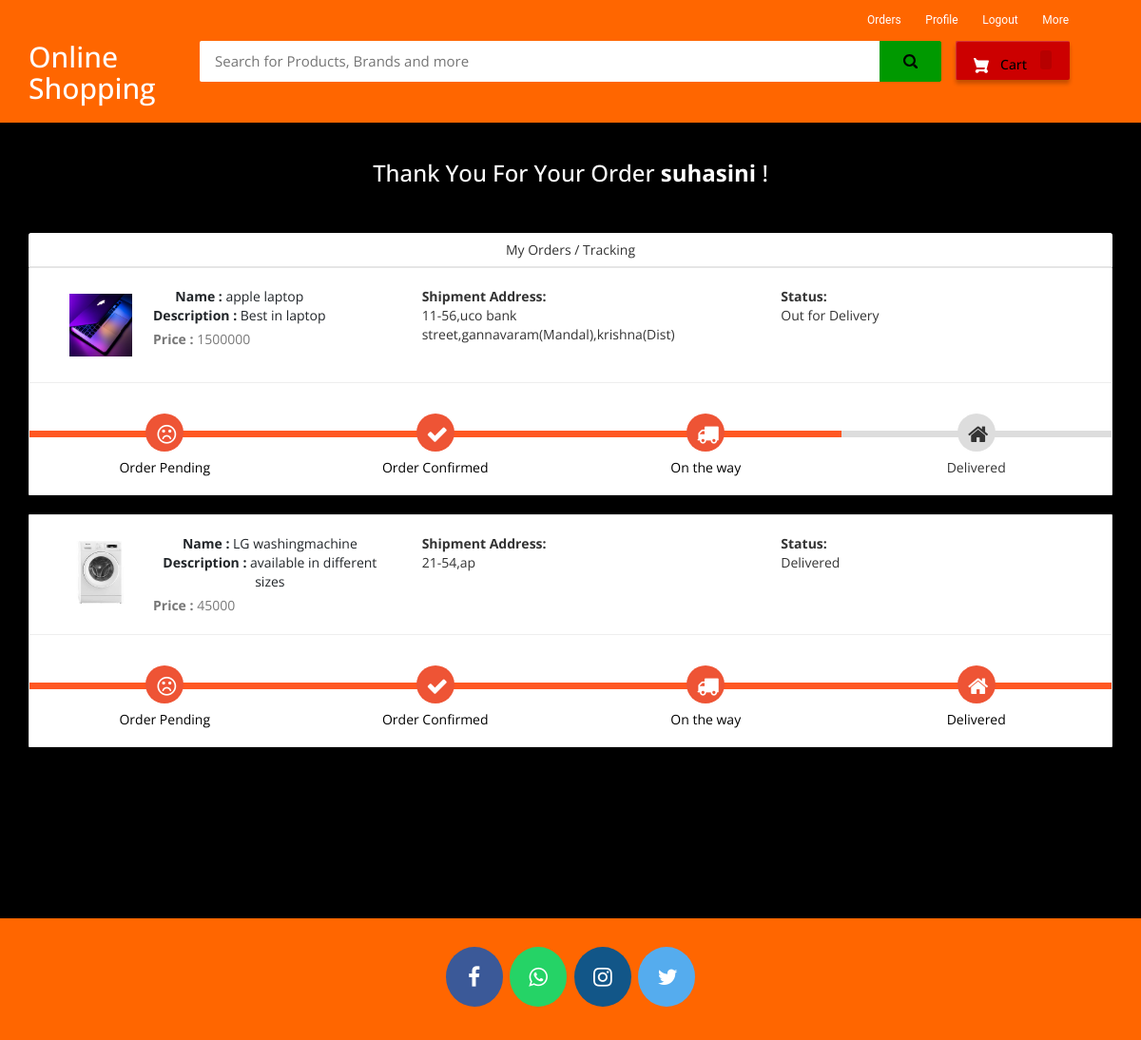
The app's page /my-order (signed in) with its own data.
### ecom/models.py (models this page shows, shortened)
class Product(models.Model):
    name=models.CharField(max_length=40)
    product_image= models.ImageField(upload_to='product_image/',null=True,blank=True)
    price = models.PositiveIntegerField()
    description=models.CharField(max_length=40)

class Orders(models.Model):
    STATUS =(
        ('Pending','Pending'),
        ('Order Confirmed','Order Confirmed'),
        ('Out for Delivery','Out for Delivery'),
        ('Delivered','Delivered'),
    )
    customer=models.ForeignKey('Customer', on_delete=models.CASCADE,null=True)
    product=models.ForeignKey('Product',on_delete=models.CASCADE,null=True)
    email = models.CharField(max_length=50,null=True)
    address = models.CharField(max_length=500,null=True)
    mobile = models.CharField(max_length=20,null=True)
    order_date= models.DateField(auto_now_add=True,null=True)
    status=models.CharField(max_length=50,null=True,choices=STATUS)

### ecom/views.py (the view)
# urls.py: path('my-order', views.my_order_view,name='my-order'),
@login_required(login_url='customerlogin')
@user_passes_test(is_customer)
def my_order_view(request):
    customer=models.Customer.objects.get(user_id=request.user.id)
    orders=models.Orders.objects.all().filter(customer_id = customer)
    ordered_products=[]
    for order in orders:
        ordered_product=models.Product.objects.all().filter(id=order.product.id)
        ordered_products.append(ordered_product)
    return render(request,'ecom/my_order.html',{'data':zip(ordered_products,orders)})

### ecom/views.py (called while the page is built)
def is_customer(user):
    return user.groups.filter(name='CUSTOMER').exists()

### templates/ecom/my_order.html (shortened to what this page needs)
{% extends 'ecom/customer_base.html' %}
{% load static %}
{% block content %}
<br>
<h3 style="text-align:center; color: white;">Thank You For Your Order  <strong>{{request.user}}</strong> !</h3> <br><br>
<div class="container">
    <header class="card-header" style="text-align:center;"> My Orders / Tracking </header>
    {% for products,order in data %}
    <article class="card">
        <div class="card-body">
            <ul class="row" style="margin-left:20px;margin-top:20px;">
                <li class="col-md-4">
                  <figure class="itemside mb-3">
                    {%for product in products%}
                      <div class="aside"><img src="{% static product.product_image.url %}" class="img-sm border"></div>
                      <figcaption class="info align-self-center">
                          <p class="title"><strong>Name : </strong>{{product.name}} <br> <strong>Description : </strong>{{product.description}}</p> <span class="text-muted"><strong>Price : </strong>{{product.price}} </span>
                      </figcaption>
                  </figure>
                </li>
                <li class="col-md-4">
                    <div class="col"> <strong>Shipment Address:</strong> <br> {{order.address}}</div>
                </li>
                <li class="col-md-4">
                    <div class="col"> <strong>Status:</strong> <br> {{order.status}} </div> <br>
                </li>
                {%endfor%}
            </ul>
            <hr>
            <div class="track">
                {%if order.status == 'Pending' %}
                <div class="step active"> <span class="icon"> <i style="padding-top:5px; padding-right:20px;" class="fa fa-frown-o"></i> </span> <span class="text">Order Pending</span> </div>
                <div class="step "> <span class="icon"> <i style="padding-top:5px; padding-right:20px;" class="fa fa-check"></i> </span> <span class="text"> Order Confirmed</span> </div>
                <div class="step "> <span class="icon"> <i style="padding-top:5px; padding-right:20px;" class="fa fa-truck"></i> </span> <span class="text"> On the way </span> </div>
                <div class="step "> <span class="icon"> <i style="padding-top:5px; padding-right:20px;" class="fa fa-home"></i> </span> <span class="text">Delivered</span> </div>
                {%elif order.status == 'Out for Delivery'%}
                <div class="step active"> <span class="icon"> <i style="padding-top:5px; padding-right:20px;" class="fa fa-frown-o"></i> </span> <span class="text">Order Pending</span> </div>
                <div class="step active"> <span class="icon"> <i style="padding-top:5px; padding-right:20px;" class="fa fa-check"></i> </span> <span class="text"> Order Confirmed</span> </div>
                <div class="step active"> <span class="icon"> <i style="padding-top:5px; padding-right:20px;" class="fa fa-truck"></i> </span> <span class="text"> On the way </span> </div>
                <div class="step "> <span class="icon"> <i style="padding-top:5px; padding-right:20px;" class="fa fa-home"></i> </span> <span class="text">Delivered</span> </div>
                {%else%}
                <div class="step active"> <span class="icon"> <i style="padding-top:5px; padding-right:20px;" class="fa fa-frown-o"></i> </span> <span class="text">Order Pending</span> </div>
                <div class="step active"> <span class="icon"> <i style="padding-top:5px; padding-right:20px;" class="fa fa-check"></i> </span> <span class="text"> Order Confirmed</span> </div>
                <div class="step active"> <span class="icon"> <i style="padding-top:5px; padding-right:20px;" class="fa fa-truck"></i> </span> <span class="text"> On the way </span> </div>
                <div class="step active"> <span class="icon"> <i style="padding-top:5px; padding-right:20px;" class="fa fa-home"></i> </span> <span class="text">Delivered</span> </div>
                {%endif%}
            </div>
        </div>
    </article><br>
    {%endfor%}
</div>
<br><br><br><br><br>
{% endblock content %}

### templates/ecom/customer_base.html (shortened to what this page needs)
<html>
{% load static %}
<head>
<link rel="stylesheet" href="https://maxcdn.bootstrapcdn.com/bootstrap/3.3.0/css/bootstrap.min.css">
<link rel="stylesheet" href="https://maxcdn.bootstrapcdn.com/font-awesome/4.7.0/css/font-awesome.min.css">
</head>
<body>
<div id="navbar">
    <div class="container">
        <div class="row row1">
            <ul class="largenav pull-right">
                <li class="upper-links"><a class="links" href="/my-order">Orders</a></li>
                <li class="upper-links"><a class="links" href="/my-profile">Profile</a></li>
                  <li class="upper-links"><a class="links" href="/logout">Logout</a></li>
                <li class="upper-links dropdown"><a class="links" href="">More</a>
                </li>
            </ul>
        </div>
        <div class="row row2">
            <div class="col-sm-2">
                <h2 style="margin:0px;"><a style="text-decoration:none; color:white;" href="/"><span class="largenav">Online Shopping </span></a></h2>
            </div>
            <div class="navbar-search smallsearch col-sm-8 col-xs-11">
              <form  action="/search" method="get">
                <div class="row"> <input class="navbar-input col-xs-11" type="search" placeholder="Search for Products, Brands and more" name="query" id="query">
                  <button class="navbar-button col-xs-1" type="submit">
                  </button>
                </div>
              </form>
            </div>
            <div class="cart1 largenav col-sm-2"> <a class="cart-button" href="/cart">  Cart <span class="item-number ">{{ product_count_in_cart }}</span> </a> </div>
        </div>
    </div>
</div>
{% block content %}
{% endblock content %}
<br><br><br>
<footer>
  <p>
    <a id="ftr" href="#" class="fa fa-facebook"></a>
    <a id="ftr" href="#" class="fa fa-whatsapp"></a>
    <a id="ftr" href="#" class="fa fa-instagram"></a>
    <a id="ftr" href="#" class="fa fa-twitter"></a>
  </p>
  <br>
</footer>
</body>
</html>

### templates/ecom/customer_base.html (style rules this page uses)
body { background-color: #ebe0e0 }
#navbar { background-color: #ff6600; color: black; }
.row1 { padding-top: 10px; padding-right: 50px }
.row2 { padding-bottom: 20px }
.navbar-input { padding: 11px 16px; border-radius: 2px 0 0 2px; border: 0 none; outline: 0 none; font-size: 15px }
.navbar-button { background-color: #009900; border: 1px solid #009900; border-radius: 0 2px 2px 0; color: #565656; padding: 10px 0; height: 43px; cursor: pointer }
.cart-button { background-color: #cc0000; box-shadow: 0 4px 4px 0 rgba(0, 0, 0, .23), inset 1px 1px 0 0 hsla(0, 0%, 100%, .2); padding: 10px 0; text-align: center; height: 41px; border-radius: 2px; font-weight: 500; width: 120px; display: inline-block; color: #FFFFFF; text-decoration: none; color: inherit; border: none; outline: none }
.cart-svg { display: inline-block; width: 16px; height: 16px; vertical-align: middle; margin-right: 8px }
.item-number { border-radius: 3px; background-color: rgba(0, 0, 0, .1); height: 20px; padding: 3px 6px; font-weight: 500; display: inline-block; color: #fff; line-height: 12px; margin-left: 10px }
.upper-links { display: inline-block; padding: 0 11px; line-height: 23px; font-family: 'Roboto', sans-serif; letter-spacing: 0; color: inherit; border: none; outline: none; font-size: 12px }
.dropdown { position: relative; display: inline-block; margin-bottom: 0px }
.links { color: #fff; text-decoration: none }
.largenav { display: none }
.smallsearch { margin-left: 15px; margin-top: 15px }
footer { padding: 0px 0px 0px 0px; background-color: #ff6600; margin: 0px; }
#ftr { padding: 20px; }
.fa { font-size: 23px; width: 60px; text-align: center; text-decoration: none; margin: 5px 2px; border-radius: 50%; }
.fa-facebook { background: #3B5998; color: white; margin-top: 30px; }
.fa-whatsapp { background: #25d366; color: white; }
.fa-twitter { background: #55ACEE; color: white; }
.fa-instagram { background: #125688; color: white; }
p { text-align: center; }
@media screen and (min-width: 768px) { .largenav { display: block } }
@media screen and (min-width: 768px) { .smallsearch { margin: 0px } }

### templates/ecom/my_order.html (style rules this page uses)
body { background-color: black; font-family: 'Open Sans', serif }
.container { margin-top: 0px; margin-bottom: 0px }
.card { position: relative; display: -webkit-box; display: -ms-flexbox; display: flex; -webkit-box-orient: vertical; -webkit-box-direction: normal; -ms-flex-direction: column; flex-direction: column; min-width: 0; word-wrap: break-word; background-color: #fff; background-clip: border-box; border: 1px solid rgba(0, 0, 0, 0.1); border-radius: 0.10rem }
.card-header:first-child { border-radius: calc(0.37rem - 1px) calc(0.37rem - 1px) 0 0 }
.card-header { padding: 0.75rem 1.25rem; margin-bottom: 0; background-color: #fff; border-bottom: 1px solid rgba(0, 0, 0, 0.1) }
.track { position: relative; background-color: #ddd; height: 7px; display: -webkit-box; display: -ms-flexbox; display: flex; margin-bottom: 60px; margin-top: 50px }
.track .step { -webkit-box-flex: 1; -ms-flex-positive: 1; flex-grow: 1; width: 25%; margin-top: -18px; text-align: center; position: relative }
.track .step.active:before { background: #FF5722 }
.track .step::before { height: 7px; position: absolute; content: ""; width: 100%; left: 0; top: 18px }
.track .step.active .icon { background: #ee5435; color: #fff }
.track .icon { display: inline-block; width: 40px; height: 40px; line-height: 40px; position: relative; border-radius: 100%; background: #ddd }
.track .step.active .text { font-weight: 400; color: #000 }
.track .text { display: block; margin-top: 7px }
.itemside { position: relative; display: -webkit-box; display: -ms-flexbox; display: flex; width: 100% }
.itemside .aside { position: relative; -ms-flex-negative: 0; flex-shrink: 0 }
.img-sm { width: 80px; height: 80px; padding: 7px }
ul.row, ul.row-sm { list-style: none; padding: 0 }
.itemside .info { padding-left: 15px; padding-right: 7px }
.itemside .title { display: block; margin-bottom: 5px; color: #212529 }
p { margin-top: 0; margin-bottom: 1rem }

### records on screen
Orders: address "11-56,uco bank street,gannavaram(Mandal),krishna(Dist)", status "Out for Delivery", shows "Order Pending"
Product: product_image (picture), name "apple laptop", description "Best in laptop", price "1500000"
Orders: address "21-54,ap", status "Delivered", shows "Order Pending"
Product: product_image (picture), name "LG washingmachine", description "available in different sizes", price "45000"

### other values on screen
{{ request.user }} "suhasini"
